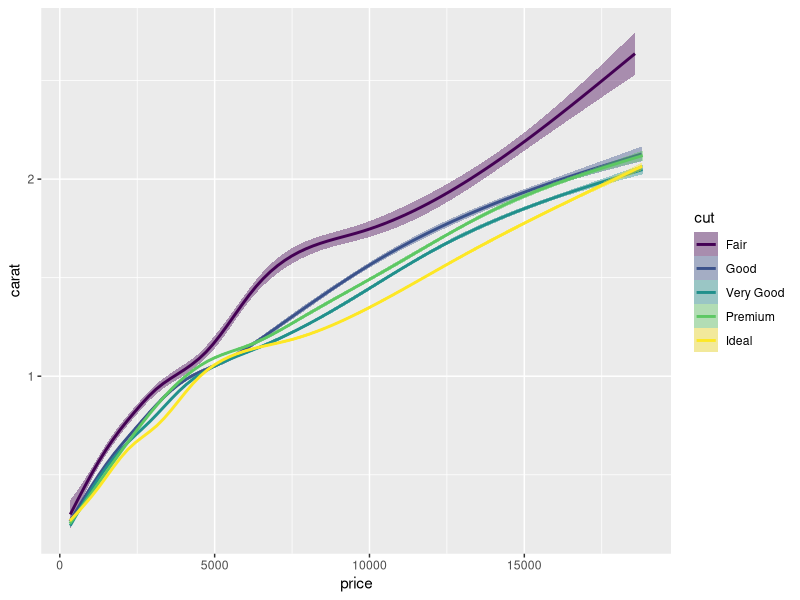

Write the R code that produced this figure.
## ---- chunk 1
knitr::opts_chunk$set(echo = TRUE)
## ---- chunk 2
library(tidyverse)
library(knitr)

diamonds %>% ggplot(aes(x = price, y = carat, color = cut, fill = cut)) + geom_smooth()

quantile(diamonds$price) %>% enframe() %>% kable()
